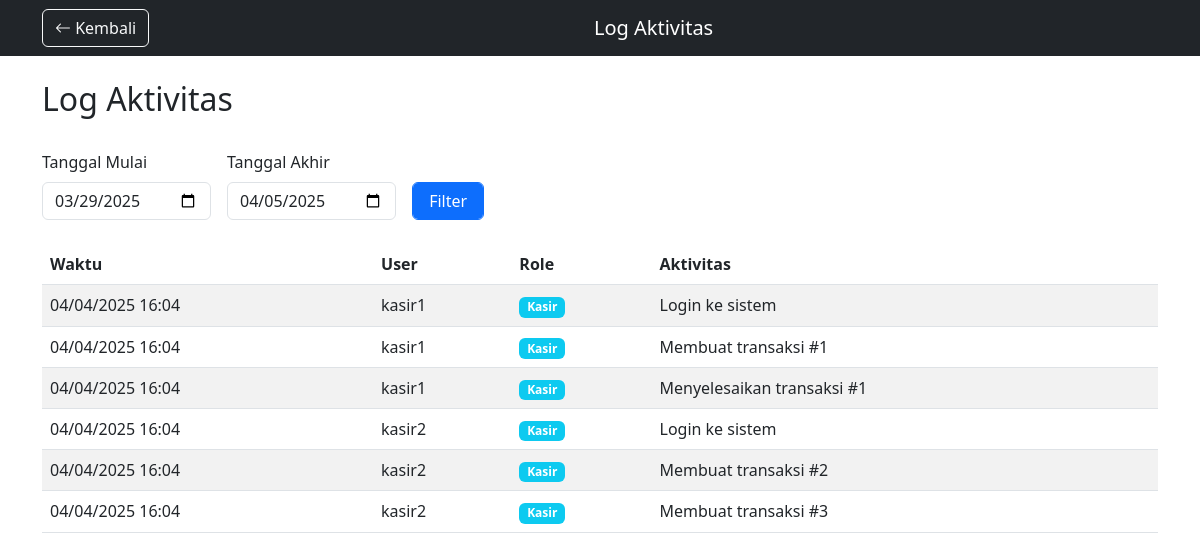
/pages/admin/activity_logs.php (signed in), run on the app's committed database.
### tables this page shows
CREATE TABLE IF NOT EXISTS activity_logs (
    id INT PRIMARY KEY AUTO_INCREMENT,
    user_id INT NOT NULL,
    activity VARCHAR(255) NOT NULL,
    created_at TIMESTAMP DEFAULT CURRENT_TIMESTAMP,
    FOREIGN KEY (user_id) REFERENCES users(id)
);

CREATE TABLE IF NOT EXISTS users (
    id INT PRIMARY KEY AUTO_INCREMENT,
    username VARCHAR(50) UNIQUE NOT NULL,
    password VARCHAR(255) NOT NULL,
    role ENUM('kasir', 'manajer', 'admin') NOT NULL,
    created_at TIMESTAMP DEFAULT CURRENT_TIMESTAMP
);

### pages/admin/activity_logs.php (the view, shortened to what this page needs)
<?php
require_once '../../config/database.php';
$start_date = isset($_GET['start_date']) ? $_GET['start_date'] : date('Y-m-d', strtotime('-7 days'));
$end_date = isset($_GET['end_date']) ? $_GET['end_date'] : date('Y-m-d');
$query = "SELECT
    al.*,
    u.username,
    u.role
FROM activity_logs al
JOIN users u ON al.user_id = u.id
WHERE DATE(al.created_at) BETWEEN ? AND ?
ORDER BY al.created_at DESC";
$stmt = $conn->prepare($query);
$stmt->bind_param("ss", $start_date, $end_date);
$stmt->execute();
$result = $stmt->get_result();
?>
<!DOCTYPE html>
<html lang="en">
<head>
    <link href="https://cdn.jsdelivr.net/npm/bootstrap@5.3.0/dist/css/bootstrap.min.css" rel="stylesheet">
    <link href="https://cdn.jsdelivr.net/npm/bootstrap-icons@1.7.2/font/bootstrap-icons.css" rel="stylesheet">
</head>
<body>
    <nav class="navbar navbar-expand-lg navbar-dark bg-dark">
        <div class="container">
            <button class="btn btn-outline-light" onclick="history.back()">
                <i class="bi bi-arrow-left"></i> Kembali
            </button>
            <span class="navbar-brand mx-auto">Log Aktivitas</span>
        </div>
    </nav>
    <div class="container mt-4">
        <div class="row mb-4">
            <div class="col">
                <h2>Log Aktivitas</h2>
            </div>
        </div>
        <div class="row mb-4">
            <div class="col">
                <form method="GET" class="row g-3">
                    <div class="col-auto">
                        <label for="start_date" class="form-label">Tanggal Mulai</label>
                        <input type="date" class="form-control" id="start_date" name="start_date"
                            value="<?= $start_date ?>">
                    </div>
                    <div class="col-auto">
                        <label for="end_date" class="form-label">Tanggal Akhir</label>
                        <input type="date" class="form-control" id="end_date" name="end_date" value="<?= $end_date ?>">
                    </div>
                    <div class="col-auto">
                        <label class="form-label">&nbsp;</label>
                        <button type="submit" class="form-control btn btn-primary">Filter</button>
                    </div>
                </form>
            </div>
        </div>
        <div class="row">
            <div class="col">
                <div class="table-responsive">
                    <table class="table table-striped table-hover">
                        <thead>
                            <tr>
                                <th>Waktu</th>
                                <th>User</th>
                                <th>Role</th>
                                <th>Aktivitas</th>
                            </tr>
                        </thead>
                        <tbody>
                            <?php while ($row = $result->fetch_assoc()): ?>
                            <tr>
                                <td><?= date('d/m/Y H:i', strtotime($row['created_at'])) ?></td>
                                <td><?= htmlspecialchars($row['username']) ?></td>
                                <td>
                                    <span
                                        class="badge bg-<?= $row['role'] == 'admin' ? 'danger' : ($row['role'] == 'manajer' ? 'warning' : 'info') ?>">
                                        <?= ucfirst($row['role']) ?>
                                    </span>
                                </td>
                                <td><?= htmlspecialchars($row['activity']) ?></td>
                            </tr>
                            <?php endwhile; ?>
                        </tbody>
                    </table>
                </div>
            </div>
        </div>
    </div>
</body>
</html>

### data on the page
activity_logs: created_at "04/04/2025 16:04", user.username "kasir1", user.role "Kasir", activity "Login ke sistem"
activity_logs: created_at "04/04/2025 16:04", user.username "kasir1", user.role "Kasir", activity "Membuat transaksi #1"
activity_logs: created_at "04/04/2025 16:04", user.username "kasir1", user.role "Kasir", activity "Menyelesaikan transaksi #1"
activity_logs: created_at "04/04/2025 16:04", user.username "kasir2", user.role "Kasir", activity "Login ke sistem"
activity_logs: created_at "04/04/2025 16:04", user.username "kasir2", user.role "Kasir", activity "Membuat transaksi #2"
activity_logs: created_at "04/04/2025 16:04", user.username "kasir2", user.role "Kasir", activity "Membuat transaksi #3"
